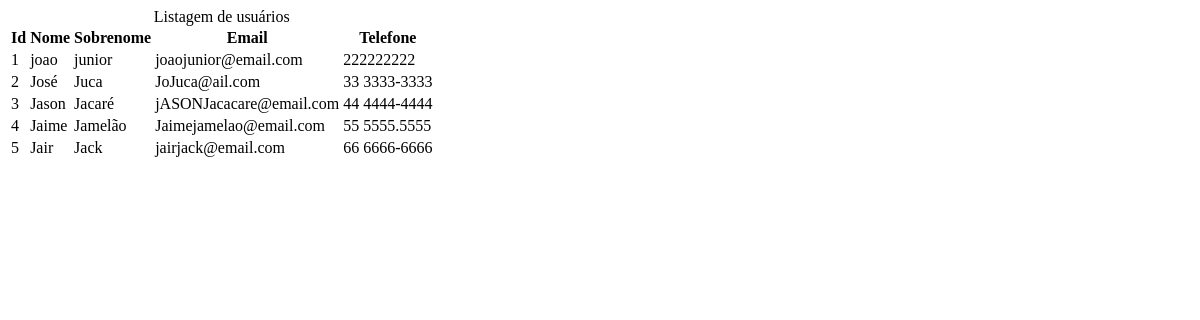
The page /listar/ on the database as committed earlier.
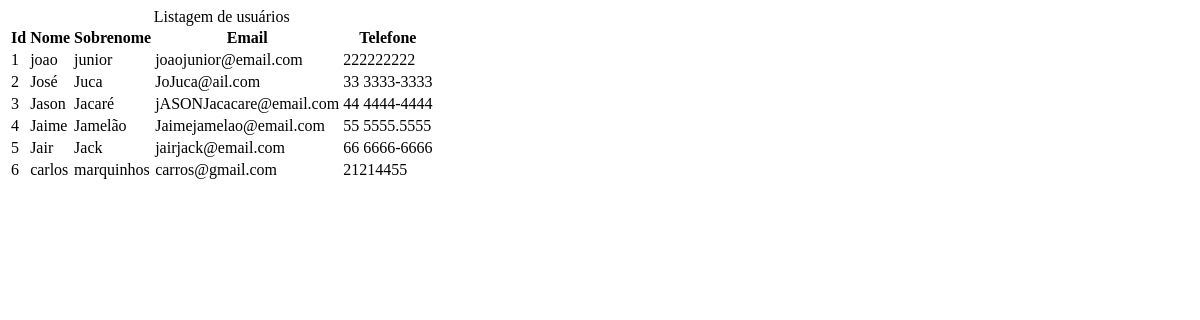
The same page on the database as committed later.
### sistema/models.py (models this page shows, shortened)
class Usuario(models.Model):
    nome = models.CharField(max_length = 50)
    sobrenome = models.CharField(max_length = 50)
    cpf = models.CharField(max_length = 20)
    telefone = models.CharField(max_length = 20)
    email = models.EmailField()
    endereco = models.CharField(max_length = 100)
    data_cadastro = models.DateTimeField(default = timezone.now)
    ativo = models.BooleanField(default = True)
    imagem = models.ImageField(blank = True, upload_to='imagens/%Y/%m')

### sistema/views/usuario_views.py (the view)
# urls.py: path('listar/', views.listarUsuarios),
def listarUsuarios (request):
    usuarios = Usuario.objects.all()
    context = {
        'usuarios': usuarios
    }
    return render (
        request,
        'usuarios/listar.html',
        context,
    )

### sistema/templates/usuarios/listar.html
<div class="container">
    <table class="table">
        <caption class="table-caption">
            Listagem de usuários
        </caption>
        <thead>
            <tr class="table-row table-row-header">
                <th class="table-header"> Id </th>
                <th class="table-header"> Nome </th>
                <th class="table-header"> Sobrenome </th>
                <th class="table-header"> Email </th>
                <th class="table-header"> Telefone </th>
        </thead>
        <tbody>
            {% for usuario in usuarios %}
                <tr class="table-row">
                    <td class="table-cel">{{ usuario.id }}</td>
                    <td class="table-cel">{{ usuario.nome }}</td>
                    <td class="table-cel">{{ usuario.sobrenome }}</td>
                    <td class="table-cel">{{ usuario.email }}</td>
                    <td class="table-cel">{{ usuario.telefone }}</td>
                </tr>
            {% endfor %}
        </tbody>
    </table>
</div>

Rows that differ between the two databases and show on the page:
added Usuario: id "6", nome "carlos", sobrenome "marquinhos", email "carros@gmail.com", telefone "21214455"
